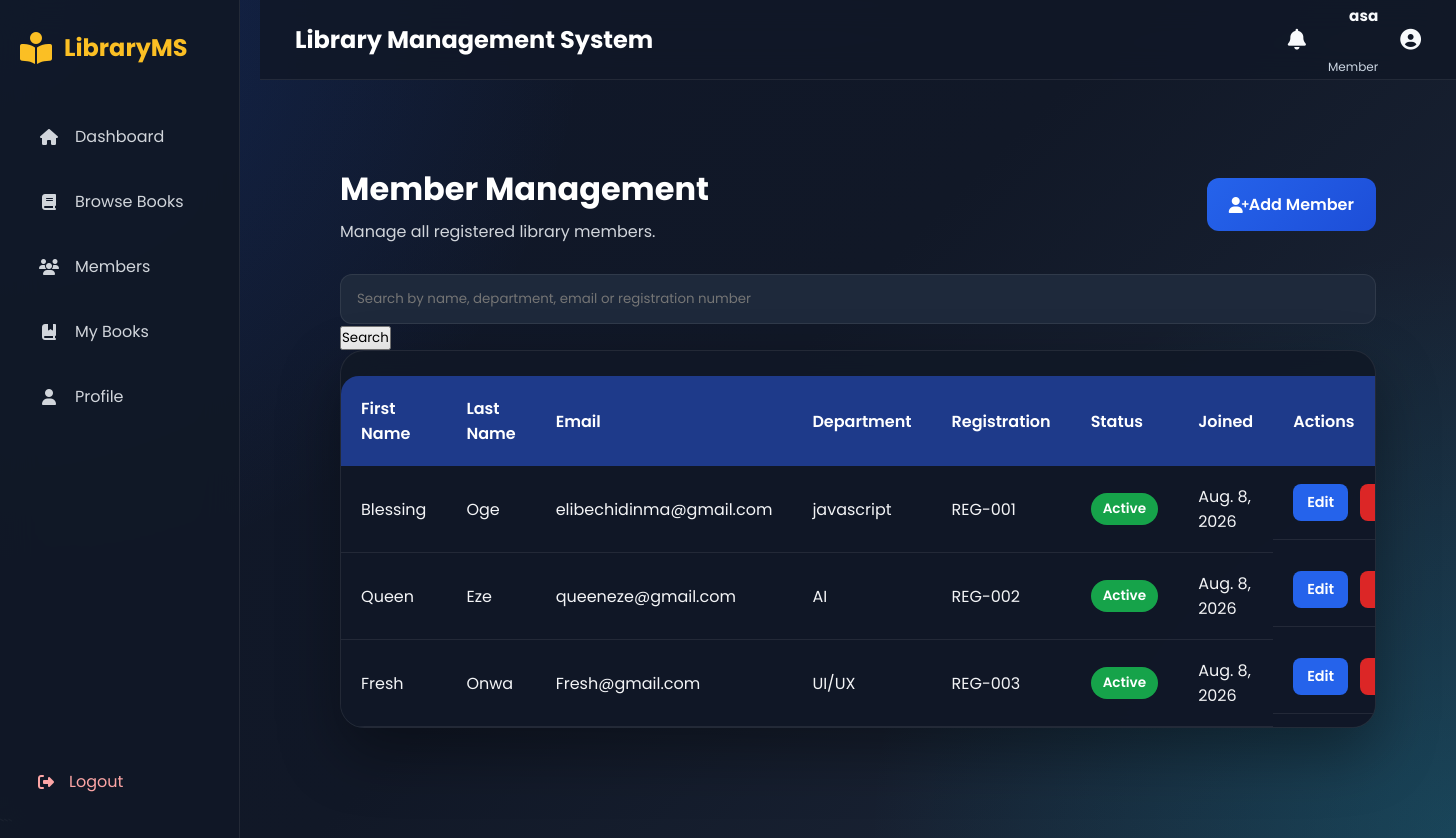
Page /members/ (signed in) on the committed database.
### accounts/models.py (models this page shows)
class User(AbstractUser):
    ROLE_CHOICES = (
        ("MEMBER", "Member"),
        ("LIBRARIAN", "Librarian"),
        ("ADMIN", "Administrator"),
    )
    role = models.CharField(max_length=20, choices=ROLE_CHOICES, default="MEMBER")
    phone = models.CharField(max_length=20, blank=True)
    address = models.TextField(blank=True)
    profile_picture = models.ImageField(upload_to="profiles/", blank=True, null=True)

### members/models.py (models this page shows, shortened)
class Member(models.Model):
    STATUS_CHOICES = [
        ("Active", "Active"),
        ("Inactive", "Inactive"),
    ]
    first_name = models.CharField(max_length=100, default="")
    last_name = models.CharField(max_length=100, default="")
    email = models.EmailField(unique=True)
    phone_number = models.CharField(max_length=20)
    department = models.CharField(max_length=100)
    registration_number = models.CharField(max_length=50, unique=True)
    date_joined = models.DateField(default=date.today)
    status = models.CharField(max_length=20, choices=STATUS_CHOICES, default="Active")

### members/views.py (the view, shortened to what this page needs)
# urls.py: path("", views.member_list, name="member_list"),
def member_list(request):
    query = request.GET.get("q", "").strip()
    members = Member.objects.all()
    return render(
        request,
        "members/member_list.html",
        {"members": members, "query": query},
    )

### templates/members/member_list.html (shortened to what this page needs)
{% extends "base.html" %}
{% load static %}
{% block extra_css %}
<link rel="stylesheet" href="{% static 'css/member/member_list.css' %}">
{% endblock %}
{% block content %}
<div class="container">
    <div class="page-header">
        <div>
            <h1>Member Management</h1>
            <p>Manage all registered library members.</p>
        </div>
        <a href="{% url 'add_member' %}" class="btn">
            <i class="fa-solid fa-user-plus"></i>
            Add Member
        </a>
    </div>
    <form method="get" class="search-bar">
        <input type="text" name="q" value="{{ query }}" placeholder="Search by name, department, email or registration number">
        <button type="submit">Search</button>
    </form>
    <div class="table-card">
        <table>
            <thead>
                <tr>
                    <th>First Name</th>
                    <th>Last Name</th>
                    <th>Email</th>
                    <th>Department</th>
                    <th>Registration</th>
                    <th>Status</th>
                    <th>Joined</th>
                    <th>Actions</th>
                </tr>
            </thead>
            <tbody>
                {% for member in members %}
                <tr>
                    <td>{{ member.first_name }}</td>
                    <td>{{ member.last_name }}</td>
                    <td>{{ member.email }}</td>
                    <td>{{ member.department }}</td>
                    <td>{{ member.registration_number }}</td>
                    <td><span class="status">{{ member.status }}</span></td>
                    <td>{{ member.date_joined }}</td>
                    <td class="actions">
                        <a href="{% url 'edit_member' member.id %}" class="edit-btn">Edit</a>
                        <a href="{% url 'delete_member' member.id %}" class="delete-btn">Delete</a>
                    </td>
                </tr>
                {% empty %}
                <tr>
                    <td colspan="8" class="empty">No members matched your search.</td>
                </tr>
                {% endfor %}
            </tbody>
        </table>
    </div>
</div>
{% endblock %}

### templates/base.html (shortened to what this page needs)
{% load static %}
<!DOCTYPE html>
<head>
    {% block css %}
    <link rel="stylesheet"
          href="https://cdnjs.cloudflare.com/ajax/libs/font-awesome/6.7.2/css/all.min.css">
    <link rel="stylesheet" href="{% static 'css/base.css' %}">
    {% endblock %}
    {% block extra_css %}
    {% endblock %}
</head>
<body>
<div class="layout">
    <aside class="sidebar">
        <div class="logo">
            <i class="fa-solid fa-book-open-reader"></i>
            <span>LibraryMS</span>
        </div>
        <nav>
            {% if request.user.is_authenticated %}
                {% if request.user.role == "ADMIN" %}
                    <a href="{% url 'admin_dashboard' %}">
                        <i class="fa-solid fa-house"></i>
                        <span>Dashboard</span>
                    </a>
                    <a href="{% url 'book_list' %}">
                        <i class="fa-solid fa-book"></i>
                        <span>Books</span>
                    </a>
                    <a href="{% url 'member_list' %}">
                        <i class="fa-solid fa-users"></i>
                        <span>Members</span>
                    </a>
                    <a href="#">
                        <i class="fa-solid fa-arrow-right-arrow-left"></i>
                        <span>Borrowing</span>
                    </a>
                    <a href="#">
                        <i class="fa-solid fa-chart-column"></i>
                        <span>Reports</span>
                    </a>
                    <a href="{% url 'admin:index' %}">
                        <i class="fa-solid fa-user-shield"></i>
                        <span>Admin Panel</span>
                    </a>
                <!-- ==========================
                    LIBRARIAN MENU
                =========================== -->
                {% else %}
                    <a href="{% url 'member_dashboard' %}">
                        <i class="fa-solid fa-house"></i>
                        <span>Dashboard</span>
                    </a>
                    <a href="{% url 'book_list' %}">
                        <i class="fa-solid fa-book"></i>
                        <span>Browse Books</span>
                    </a>
                    <a href="{% url 'member_list' %}">
                        <i class="fa-solid fa-users"></i>
                        <span>Members</span>
                    </a>
                    <a href="#">
                        <i class="fa-solid fa-book-bookmark"></i>
                        <span>My Books</span>
                    </a>
                    <a href="{% url 'profile' %}">
                        <i class="fa-solid fa-user"></i>
                        <span>Profile</span>
                    </a>
                {% endif %}
            {% endif %}
        </nav>
        <div class="sidebar-footer">
            <a href="{% url 'logout' %}" class="logout-btn">
                <i class="fa-solid fa-right-from-bracket"></i>
                <span>Logout</span>
            </a>
        </div>
    </aside>
    <main class="main-content">
        <header class="topbar">
            <h2>Library Management System</h2>
            <div class="user">
                <i class="fa-solid fa-bell"></i>
                <div class="user-info">
                    <strong>{{ request.user.username }}</strong><br>
                    <small>{{ request.user.get_role_display }}</small>
                </div>
                <i class="fa-solid fa-circle-user"></i>
            </div>
        </header>
        <section class="page-content">
            {% block content %}
            {% endblock %}
        </section>
    </main>
</div>
</body>
</html>

### static/css/base.css (style rules this page uses)
* { margin:0; padding:0; box-sizing:border-box; }
body { font-family:'Poppins',sans-serif; background: radial-gradient(circle at top left,#2563eb33,transparent 35%), radial-gradient(circle at bottom right,#06b6d433,transparent 35%), linear-gradient(135deg,#0f172a,#111827,#1e293b); color:var(--text); min-height:100vh; overflow-x:hidden; }
a { text-decoration:none; color:inherit; }
button,input,textarea,select { font-family:inherit; }
.layout { display:flex; min-height:100vh; }
.sidebar { width: 15rem; background:rgba(17,24,39,.92); backdrop-filter:blur(18px); border-right:1px solid var(--border); position:fixed; left:0; top:0; bottom:0; padding:30px 20px; display:flex; flex-direction:column; z-index:999; }
.sidebar-footer { margin-top:auto; padding-top:25px; }
.logout-btn { display:flex; align-items:center; gap:15px; padding:14px 18px; border-radius:14px; transition:.3s; color:#fca5a5; }
.logo { display:flex; align-items:center; gap:12px; font-size:1.5rem; font-weight:700; color:var(--gold); margin-bottom:45px; }
.logo i { font-size:2rem; }
.sidebar nav { display:flex; flex-direction:column; gap:12px; }
.sidebar nav a { display:flex; align-items:center; gap:15px; padding:14px 18px; border-radius:14px; color:#d1d5db; transition:.3s; }
.sidebar nav a i { width:22px; text-align:center; }
.main-content { flex:1; margin-left:260px; display:flex; flex-direction:column; }
.topbar { height:80px; background:rgba(17,24,39,.85); backdrop-filter:blur(15px); border-bottom:1px solid var(--border); display:flex; justify-content:space-between; align-items:center; padding:0 35px; position:sticky; top:0; z-index:100; }
.topbar h2 { font-size:1.5rem; color:white; }
.user { display:flex; align-items:center; gap:22px; font-size:1.3rem; }
.user i { cursor:pointer; transition:.3s; }
.user-info { display:flex; flex-direction:column; align-items:flex-end; }
.user-info strong { color:var(--text); font-size:.95rem; }
.user-info small { color:var(--muted); font-size:.75rem; }
.page-content { padding:35px; animation:fadeUp .5s ease; }
.btn { display:inline-flex; align-items:center; justify-content:center; padding:13px 22px; border-radius:12px; background:linear-gradient(135deg,#2563eb,#1d4ed8); color:white; font-weight:600; transition:.3s; }
table { width:100%; border-collapse:collapse; margin-top:25px; background:rgba(17,24,39,.85); overflow:hidden; border-radius:18px; }
thead { background:#1d4ed8; }
thead th { padding:18px; text-align:left; color:white; font-weight:600; }
tbody td { padding:18px; border-bottom:1px solid rgba(255,255,255,.05); color:var(--muted); }
tbody tr { transition:.3s ease; }
input, select, textarea { width:100%; padding:14px 16px; border:1px solid rgba(255,255,255,.08); border-radius:12px; background:#1e293b; color:var(--text); transition:.3s; }

### static/css/member/member_list.css (style rules this page uses)
.container { width:min(1200px,92%); margin:50px auto; }
.page-header { display:flex; justify-content:space-between; align-items:center; margin-bottom:30px; flex-wrap:wrap; gap:20px; }
.page-header h1 { color:white; font-size:2rem; font-weight:700; }
.page-header p { color:#d1d5db; margin-top:6px; }
.btn { background:linear-gradient(135deg,#2563eb,#1d4ed8); color:white; text-decoration:none; padding:14px 22px; border-radius:12px; font-weight:600; transition:.3s; }
.table-card { background:rgba(17,24,39,.92); backdrop-filter:blur(18px); border-radius:24px; overflow:hidden; border:1px solid rgba(255,255,255,.08); box-shadow:0 25px 60px rgba(0,0,0,.35); }
table { width:100%; border-collapse:collapse; }
thead { background:#1e3a8a; }
thead th { color:white; padding:20px; text-align:left; font-weight:600; }
tbody td { padding:18px 20px; color:#f3f4f6; border-bottom:1px solid rgba(255,255,255,.08); }
tbody tr { transition:.3s; }
.status { display:inline-block; padding:6px 12px; border-radius:999px; background:#16a34a; color:white; font-size:.85rem; font-weight:600; }
.actions { display:flex; gap:12px; }
.edit-btn, .delete-btn { text-decoration:none; padding:8px 14px; border-radius:8px; font-size:.9rem; font-weight:600; transition:.3s; }
.edit-btn { background:#2563eb; color:white; }
.delete-btn { background:#dc2626; color:white; }

### rows in the picture
User: user.username "asa", user.role "Member"
Member: first_name "Blessing", last_name "Oge", email "elibechidinma@gmail.com", department "javascript", registration_number "REG-001", status "Active", date_joined "Aug. 8, 2026"
Member: first_name "Queen", last_name "Eze", email "queeneze@gmail.com", department "AI", registration_number "REG-002", status "Active", date_joined "Aug. 8, 2026"
Member: first_name "Fresh", last_name "Onwa", email "Fresh@gmail.com", department "UI/UX", registration_number "REG-003", status "Active", date_joined "Aug. 8, 2026"
